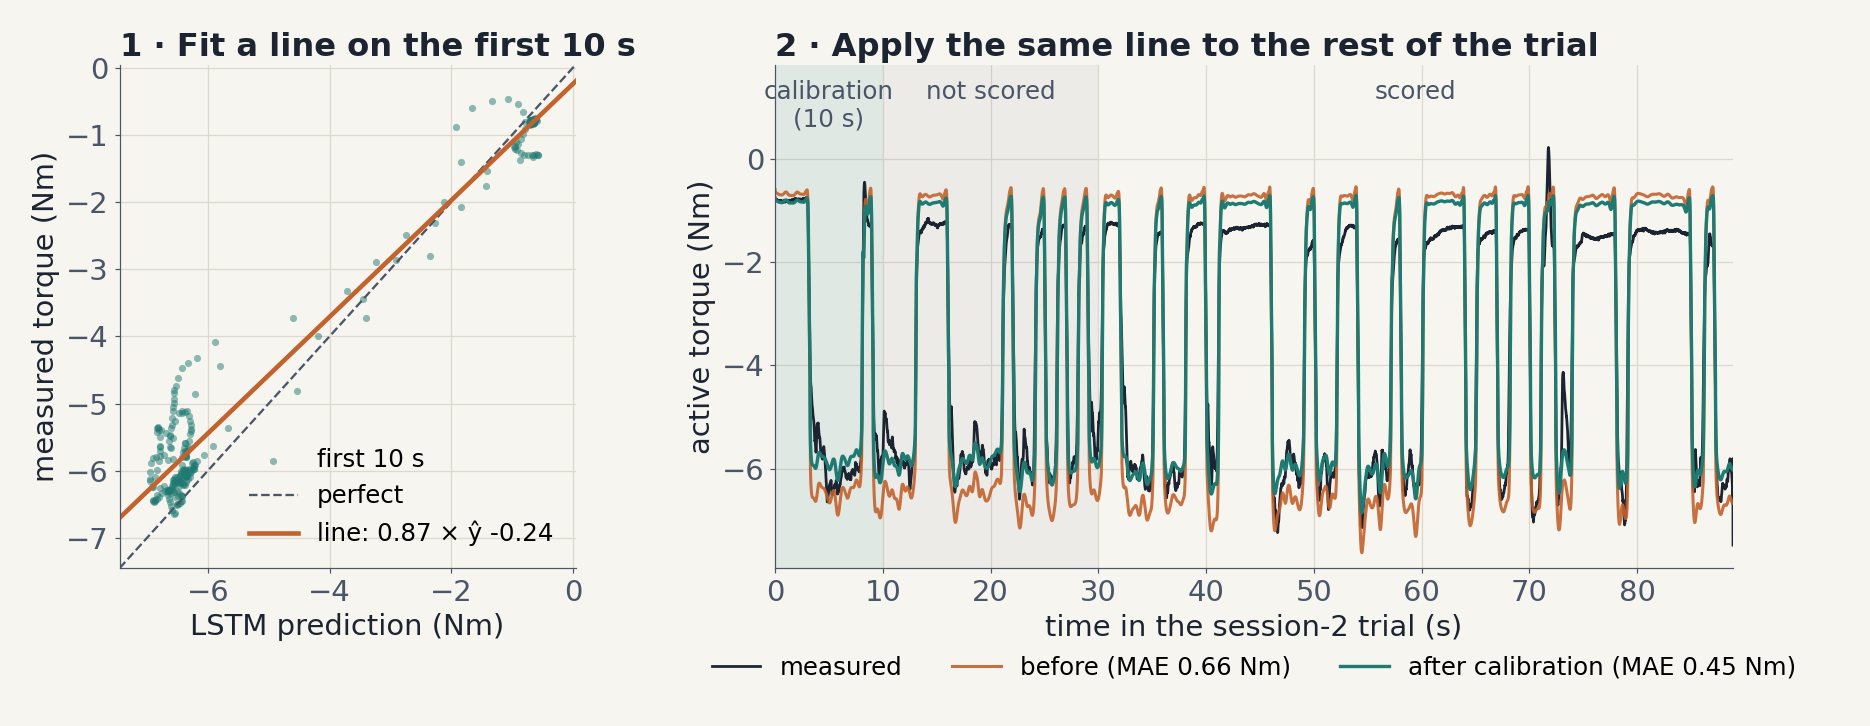

Generate this figure with Python:
"""Calibration-line figure for the 10 Nov deck: one real session-2 trial (A0, YES, -0.381 rad, seed 0)."""
import os, sys
import numpy as np
import matplotlib
matplotlib.use('Agg')
import matplotlib.pyplot as plt

HERE = os.path.dirname(os.path.abspath(__file__))
EXP = os.path.join(os.path.dirname(os.path.dirname(HERE)), 'EXPERIMENTS')
sys.path.insert(0, os.path.join(EXP, 'analysis'))
from calibration_test import correct, GAIN_LIMITS  # noqa: E402

BG, INK, SOFT, TEAL, ORANGE, GRID = '#F7F5F0', '#1B2430', '#4A5568', '#1F7A72', '#C2622D', '#DDD8CC'
SUBJ, ANGLE, SEED, CAL, SCORE = 'YES', -0.381, 0, 10.0, 30.0

z = np.load(os.path.join(EXP, 'results', 'A0_active_trainmax', SUBJ, 'S1toS2', f'seed{SEED}.npz'))
y, p, ang, t = (z[k].astype(float) for k in ('y_own_target', 'y_pred', 'angle', 't'))
m = np.isclose(ang, min(np.unique(ang), key=lambda a: abs(a - ANGLE)))
y, p, t = y[m], p[m], t[m] - t[m][0]
cal = t < CAL
a_raw, _ = np.polyfit(p[cal], y[cal], 1)
a = float(np.clip(a_raw, *GAIN_LIMITS)); b = float(np.mean(y[cal] - a * p[cal]))
pc = correct(p[cal], y[cal], p, 'gain+offset')
sc = t >= SCORE
mae_raw, mae_cal = np.mean(np.abs(p[sc] - y[sc])), np.mean(np.abs(pc[sc] - y[sc]))
print(f'a={a:.3f} (raw {a_raw:.3f}) b={b:.3f}  MAE from 30 s: {mae_raw:.3f} -> {mae_cal:.3f}')

plt.rcParams.update({'font.family': 'DejaVu Sans', 'font.size': 19, 'axes.edgecolor': SOFT, 'axes.labelcolor': INK,
                     'xtick.color': SOFT, 'ytick.color': SOFT, 'axes.spines.top': False, 'axes.spines.right': False})
fig, (ax1, ax2) = plt.subplots(1, 2, figsize=(17, 6.6), gridspec_kw=dict(width_ratios=[1, 2.1]), facecolor=BG)
for ax in (ax1, ax2):
    ax.set_facecolor(BG); ax.grid(color=GRID, lw=0.8); ax.set_axisbelow(True)

# (1) the calibration line, fitted on the first 10 s
ax1.scatter(p[cal][::3], y[cal][::3], s=22, color=TEAL, alpha=0.5, lw=0, label='first 10 s')
lo, hi = min(p[cal].min(), y[cal].min()) - 0.5, max(p[cal].max(), y[cal].max()) + 0.5
xx = np.array([lo, hi])
ax1.plot(xx, xx, ls='--', color=SOFT, lw=1.5, label='perfect')
ax1.plot(xx, a * xx + b, color=ORANGE, lw=3, label=f'line: {a:.2f} × ŷ {b:+.2f}')
ax1.set_xlim(lo, hi); ax1.set_ylim(lo, hi)
ax1.set_xlabel('LSTM prediction (Nm)'); ax1.set_ylabel('measured torque (Nm)')
ax1.set_title('1 · Fit a line on the first 10 s', loc='left', fontsize=21, color=INK, fontweight='bold')
ax1.legend(frameon=False, fontsize=16, loc='lower right')

# (2) the same trial over time
for x0, x1, c, lab in ((0, CAL, TEAL, 'calibration\n(10 s)'), (CAL, SCORE, SOFT, 'not scored'), (SCORE, t[-1], None, 'scored')):
    if c:
        ax2.axvspan(x0, x1, color=c, alpha=0.10 if c == TEAL else 0.06, lw=0)
    ax2.text((x0 + x1) / 2, 0.97, lab, transform=ax2.get_xaxis_transform(), ha='center', va='top', fontsize=16, color=SOFT)
ax2.plot(t, y, color=INK, lw=1.8, label='measured')
ax2.plot(t, p, color=ORANGE, lw=2.0, alpha=0.9, label=f'before (MAE {mae_raw:.2f} Nm)')
ax2.plot(t, pc, color=TEAL, lw=2.2, label=f'after calibration (MAE {mae_cal:.2f} Nm)')
ax2.set_xlim(0, t[-1]); ax2.set_ylim(min(y.min(), p.min()) - 0.3, max(y.max(), p.max()) + 1.6); ax2.set_xlabel('time in the session-2 trial (s)'); ax2.set_ylabel('active torque (Nm)')
ax2.set_title('2 · Apply the same line to the rest of the trial', loc='left', fontsize=21, color=INK, fontweight='bold')
ax2.legend(frameon=False, fontsize=16, loc='upper center', bbox_to_anchor=(0.5, -0.13), ncol=3)
fig.tight_layout(w_pad=3)
fig.savefig(os.path.join(HERE, 'fig_calibration.png'), dpi=110, facecolor=BG)
